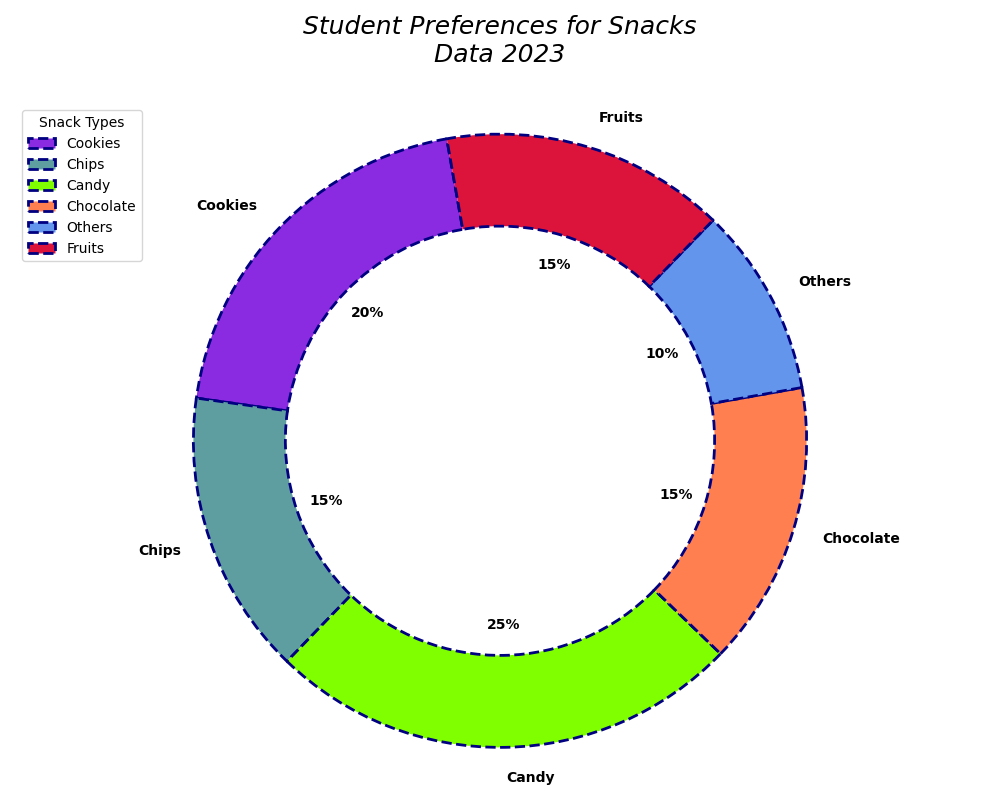

The script that drew this image:
import matplotlib.pyplot as plt

snack_types = ['Cookies', 'Chips', 'Candy', 'Chocolate', 'Others', 'Fruits']
preferences = [20, 15, 25, 15, 10, 15]

# Updated colors to offer a new set
new_colors = ['#8A2BE2', '#5F9EA0', '#7FFF00', '#FF7F50', '#6495ED', '#DC143C']

fig, ax = plt.subplots(figsize=(10, 8))
wedges, texts, autotexts = ax.pie(
    preferences, 
    labels=snack_types, 
    autopct='%1.0f%%', 
    startangle=100,  
    colors=new_colors, 
    wedgeprops=dict(width=0.3, edgecolor='navy', linewidth=2, linestyle='--'),
    textprops=dict(color="black", fontsize=10, weight="semibold")
)

plt.title('Student Preferences for Snacks\nData 2023', fontsize=18, fontstyle='italic', pad=30)
plt.legend(wedges, snack_types, title="Snack Types", loc="upper left", fontsize=10)
plt.axis('equal')
plt.tight_layout()
plt.show()
